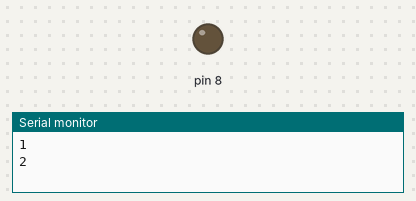
Recording of a sketch running on a simulated Arduino Uno, built with avr-gcc and run on an emulated ATmega328P. Parts: output pins drawn as LEDs (lit = HIGH), the last lines printed to the serial monitor.

Above: at 2.0 s.
At 7.0 s:
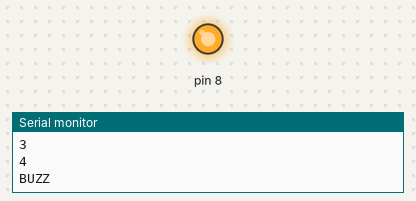
Timing chart, 0 to 13.0 s (numbered marks = the images above):
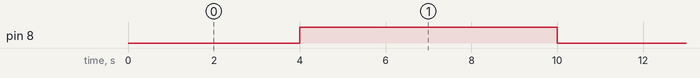

Measured:
- by itself, pin 8: alternates HIGH for 6.0 s and LOW for 4.0 s

The sketch:

buzzer_when_i_5.ino
```cpp
int i=0;
void setup() {
  // put your setup code here, to run once:
  Serial.begin(9600);
  pinMode(8,OUTPUT);

}

void loop() {
  // put your main code here, to run repeatedly:
  i++;
  if(i%5==0)
  {
    Serial.println("BUZZ");
    digitalWrite(8,HIGH);
    delay(5000);
  }
  else
  {
    Serial.println(i);
  }
  delay(1000);
  digitalWrite(8,LOW);

}
```
